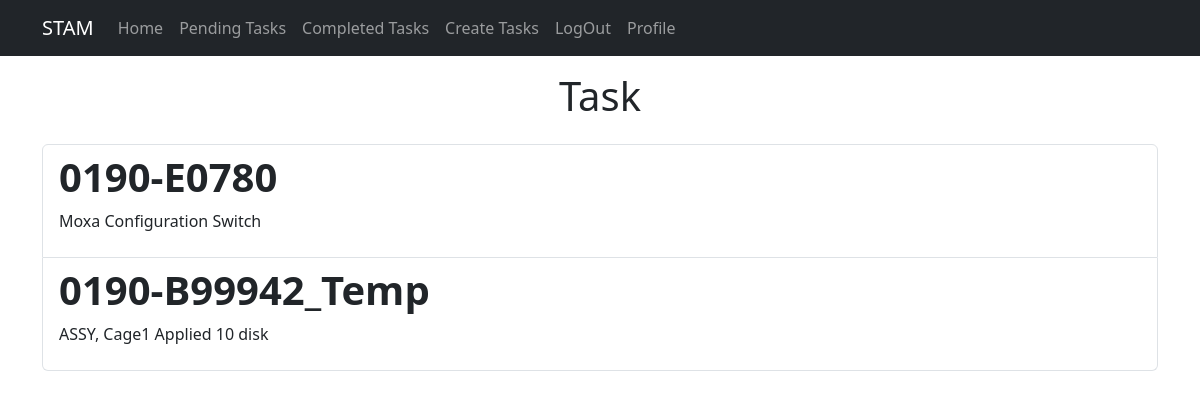
/tasks/ (signed in), run on the app's committed database.
### tasks/models.py (models this page shows, shortened)
class Task(models.Model):
    title = models.CharField(max_length=200)
    description = models.TextField(blank=True)
    created = models.DateTimeField(auto_now_add=True)
    datecompleted = models.DateTimeField(null=True, blank=True)
    important = models.BooleanField(default=False)
    user = models.ForeignKey(User, on_delete=models.CASCADE)

### tasks/views.py (the view)
# urls.py: path('tasks/', views.tasks, name='tasks'),
@login_required
def tasks(request):
    tasks = Task.objects.filter(user=request.user, datecompleted__isnull=True)
    return render(request, 'tasks.html', {'tasks': tasks})

### tasks/templates/tasks.html (shortened to what this page needs)
{% extends "base.html" %}
{% block content %}
   <main class='container'>
    <section class="card-body">
      <div class="row">
          <div class="md-8">
            <h1 class='text-center py-3'>Task</h1>
                <ul class='list-group'>
                    {% for task in  tasks%}
                        <a class='list-group-item' href="{% url 'task_detail' task.id %}">
                            <header class="d-flex justify-content-between">
                              {% if task.important %}
                                  <h1 class="fw-bold text-success">{{task.title}}</h1>
                              {% else %}
                                  <h1 class="fw-bold">{{task.title}}</h1>
                              {% endif %}
                            </header>
                            <p>{{task.description}}</p>
                        </a>
                    {% endfor %}
                </ul>
          </div>
      </div>
      </section>
  </main>
{% endblock %}

### data on the page
Task: title "0190-E0780", description "Moxa Configuration Switch"
Task: title "0190-B99942_Temp", description "ASSY, Cage1 Applied 10 disk"
